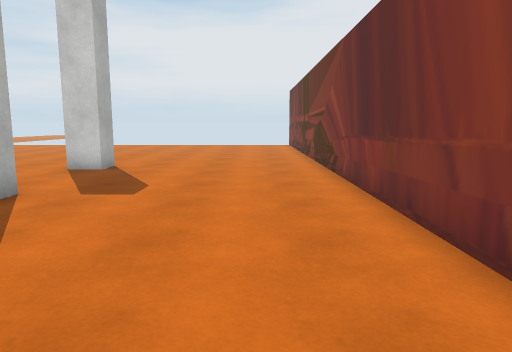
View 1 (above)

20 first-person views from a walk through a Unity game level. The camera is 1.3 m above the floor, tilts 8° down and sees 70° across. The floor is counted in squares, 1 m on a side. Each view is taken from the middle of a square. On the plan, view 1 faces up. The plan holds only what a view shows up to about 15 squares ahead; the rest is blank. The place goes on beyond the plan. The player character is not drawn. Some animated figures are not drawn. Some surface patterns are stand-ins.

View 2
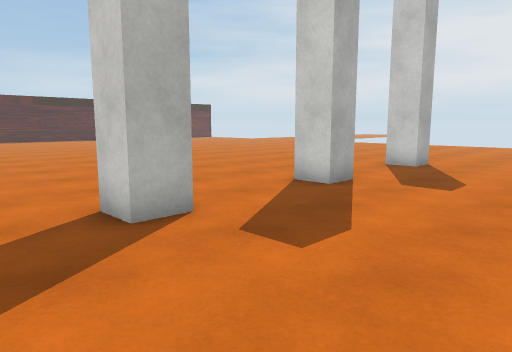

View 3
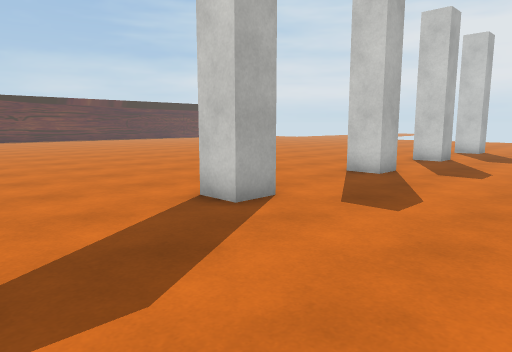

View 4
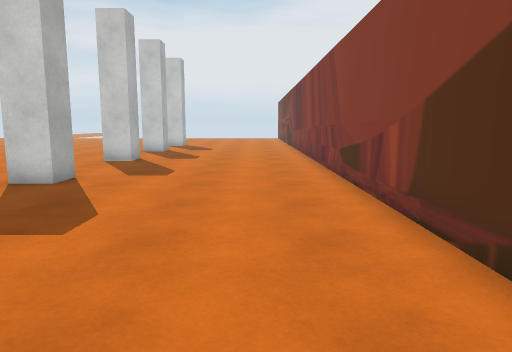

View 5
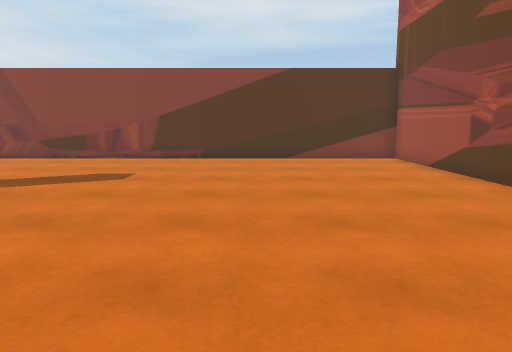

View 6
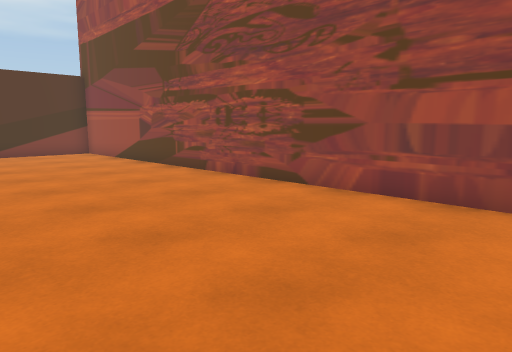

View 7
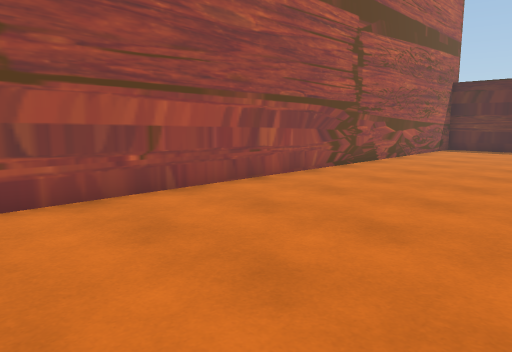

View 8
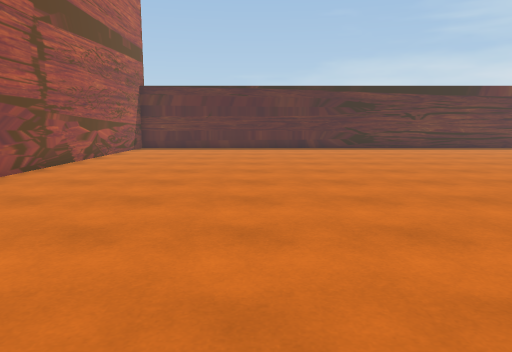

View 9
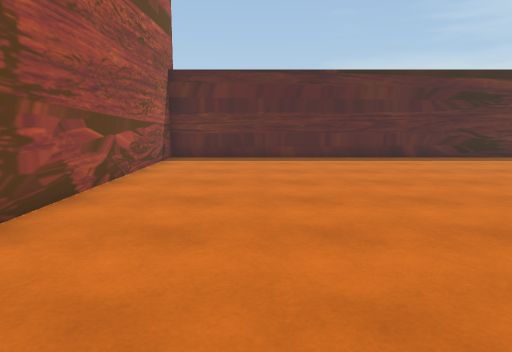

View 10
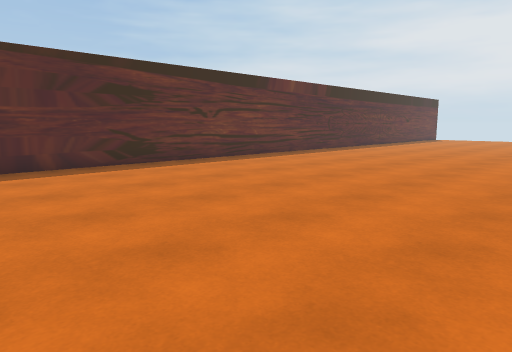

View 11
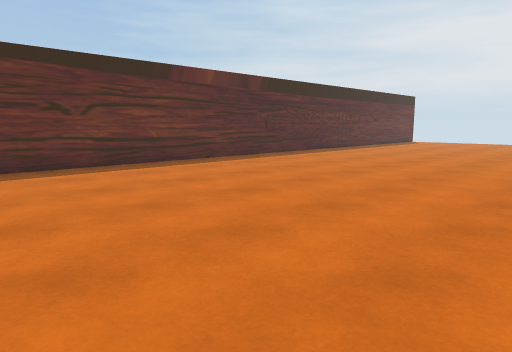

View 12
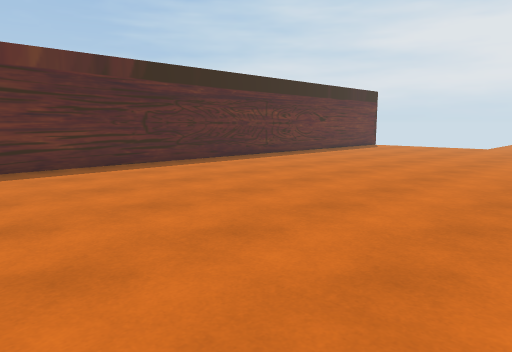

View 13
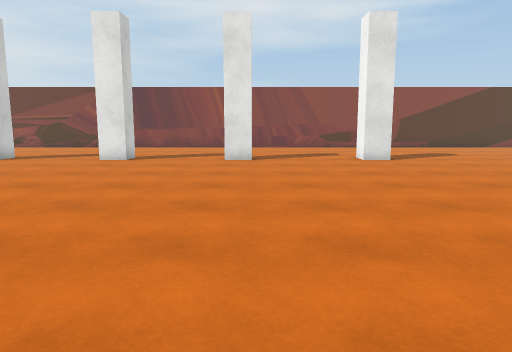

View 14
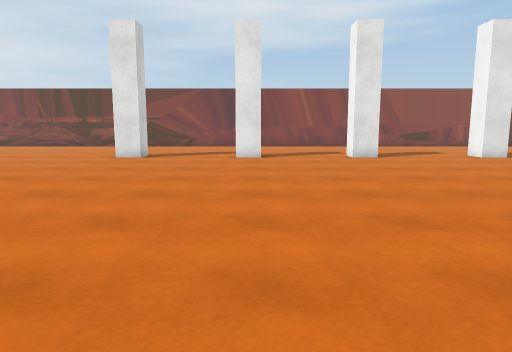

View 15
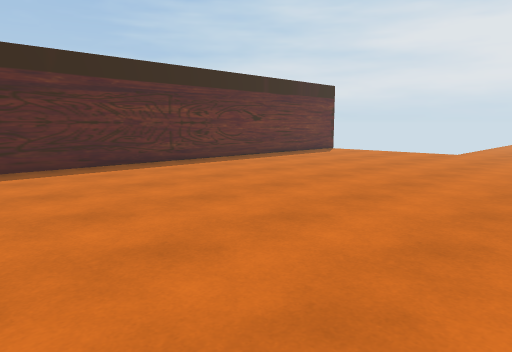

View 16
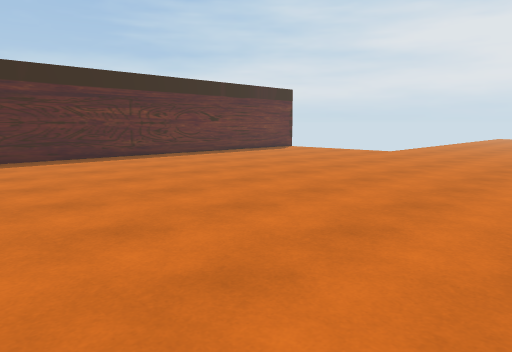

View 17
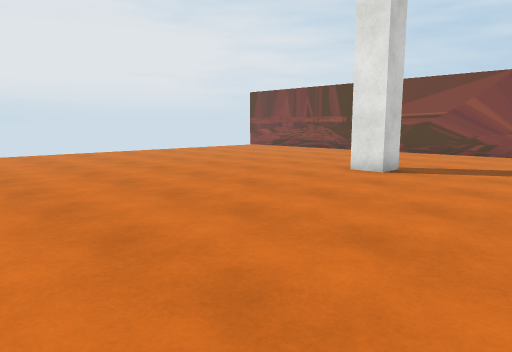

View 18
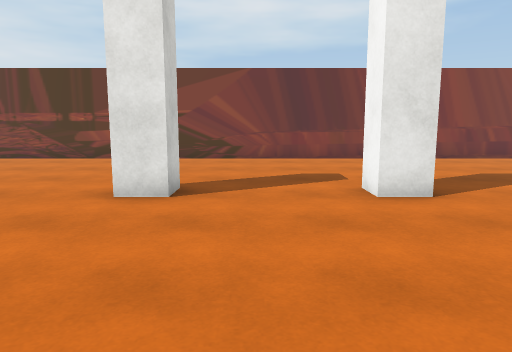

View 19
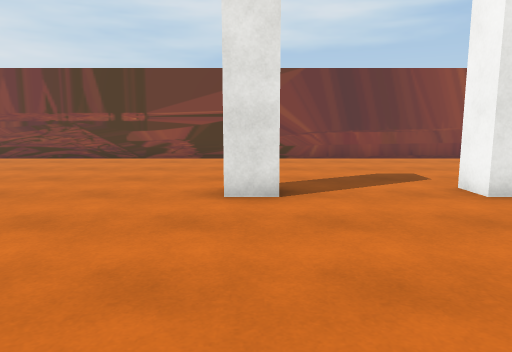

View 20
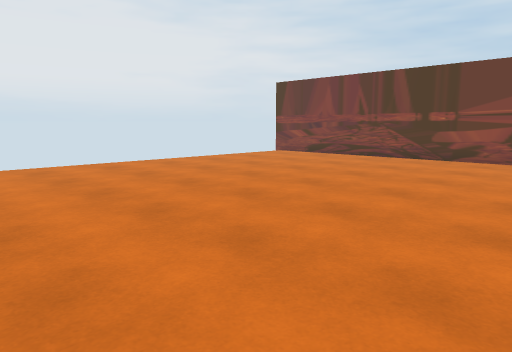

### Floor plan
Points are (right, up) in squares from view 1. A wall is a line through its corners. A room is listed if a view was taken in it or the views show most of it. See-through windows are left out.
Room 1 (views 1, 2, 3, 4, 5, 6, 7, 8, 9, 10, 11, 12, 13, 14, 15, 16, 17, 18, 19, 20)
walls: (-5.5, -3) (-4.5, -3) (-4.5, -4) (-5.5, -4) (-5.5, -3); (-4.5, 2.2) (-4.5, 1.2) (-5.5, 1.2) (-5.5, 2.1) (-4.9, 2.1); (-5.5, 5.8) (-5.5, 6.8) (-4.5, 6.8) (-4.5, 5.8) (-5.5, 5.8); (-4.5, 11.6) (-4.5, 10.6) (-5.5, 10.6) (-5.5, 11.6); (-31.5, 16) (-31.5, -16.4) (2.1, -16.4) (2.1, 18.5)

Positions as (right, up) in squares from view 1, and headings:
1: (0, 0), facing up
2: (0, -1), facing up-left
3: (0, -8), facing up-left
4: (0, -12), facing up
5: (-12, -11), facing right
6: (-15, -10), facing down-right
7: (-11, -10), facing down-left
8: (-11, -10), facing left
9: (-17, -13), facing left
10: (-20, -10), facing up-left
11: (-20, -5), facing up-left
12: (-20, 1), facing up-left
13: (-19, 1), facing right
14: (-20, 6), facing right
15: (-20, 6), facing up-left
16: (-17, 6), facing up-left
17: (-15, 6), facing up-right
18: (-12, 9), facing right
19: (-12, 11), facing right
20: (-12, 11), facing up-right
